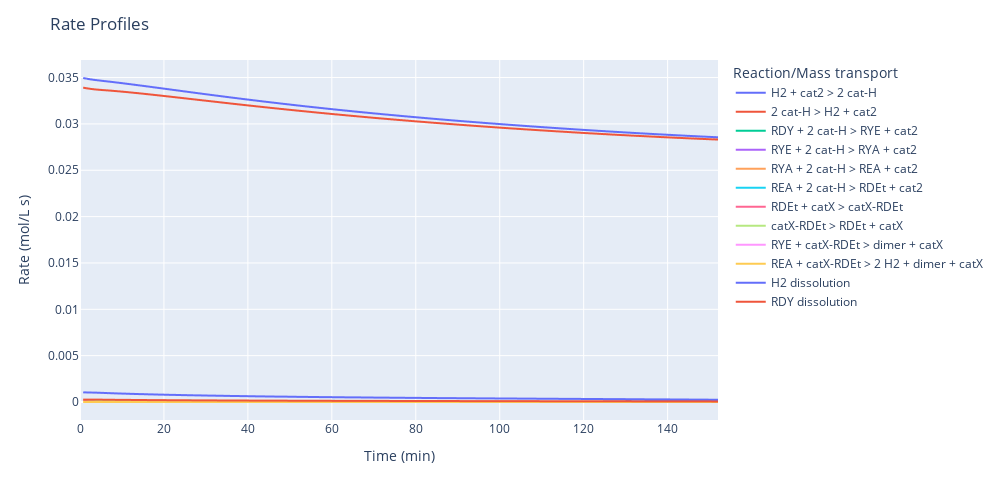

Notebook code cell kept with this figure:
### Code cell
# plot all reaction and mass transfer rates
# it can be observed that rate of "H2 dissolution" and "H2 + cat2 <> 2 cat-H" are relatively fast
operation_params = {
    ('Initial_Mass_Solid', 'solid_feedstock', None, None, 'RDY'):   0.08784,
    ('Temperature', None, None, None, None):                        20,
    ('Pressure', None, None, None, None):                           10,
    ('Batch_Time', None, None, None, None):                         152,
}
steps = [
    "H2 + cat2 > 2 cat-H",
    "2 cat-H > H2 + cat2",
    "RDY + 2 cat-H > RYE + cat2",
    "RYE + 2 cat-H > RYA + cat2",
    "RYA + 2 cat-H > REA + cat2",
    "REA + 2 cat-H > RDEt + cat2",
    "RDEt + catX > catX-RDEt",
    "catX-RDEt > RDEt + catX",
    "RYE + catX-RDEt > dimer + catX",
    "REA + catX-RDEt > 2 H2 + dimer + catX",
    "H2 dissolution", 
    "RDY dissolution"
]
hydrogenation.plot_simulation_rates(steps, operation_params)

### Figure 1 — Plotly figure (JSON) as saved in the notebook; plotly's stock layout.template omitted (floating-point values rounded to 4 significant figures; data arrays with more than 128 entries replaced by an {"elided": "..."} marker saying what was removed)
{"data": [{"hovertemplate": "Reaction/Mass transport=H2 + cat2 > 2 cat-H<br>Time (min)=%{x}<br>Rate (mol/L s)=%{y}<extra></extra>", "legendgroup": "H2 + cat2 > 2 cat-H", "line": {"color": "#636efa", "dash": "solid"}, "marker": {"symbol": "circle"}, "mode": "lines", "name": "H2 + cat2 > 2 cat-H", "showlegend": true, "type": "scattergl", "x": {"elided": "201 float values"}, "xaxis": "x", "y": {"elided": "201 float values"}, "yaxis": "y"}, {"hovertemplate": "Reaction/Mass transport=2 cat-H > H2 + cat2<br>Time (min)=%{x}<br>Rate (mol/L s)=%{y}<extra></extra>", "legendgroup": "2 cat-H > H2 + cat2", "line": {"color": "#EF553B", "dash": "solid"}, "marker": {"symbol": "circle"}, "mode": "lines", "name": "2 cat-H > H2 + cat2", "showlegend": true, "type": "scattergl", "x": {"elided": "201 float values"}, "xaxis": "x", "y": {"elided": "201 float values"}, "yaxis": "y"}, {"hovertemplate": "Reaction/Mass transport=RDY + 2 cat-H > RYE + cat2<br>Time (min)=%{x}<br>Rate (mol/L s)=%{y}<extra></extra>", "legendgroup": "RDY + 2 cat-H > RYE + cat2", "line": {"color": "#00cc96", "dash": "solid"}, "marker": {"symbol": "circle"}, "mode": "lines", "name": "RDY + 2 cat-H > RYE + cat2", "showlegend": true, "type": "scattergl", "x": {"elided": "201 float values"}, "xaxis": "x", "y": {"elided": "201 float values"}, "yaxis": "y"}, {"hovertemplate": "Reaction/Mass transport=RYE + 2 cat-H > RYA + cat2<br>Time (min)=%{x}<br>Rate (mol/L s)=%{y}<extra></extra>", "legendgroup": "RYE + 2 cat-H > RYA + cat2", "line": {"color": "#ab63fa", "dash": "solid"}, "marker": {"symbol": "circle"}, "mode": "lines", "name": "RYE + 2 cat-H > RYA + cat2", "showlegend": true, "type": "scattergl", "x": {"elided": "201 float values"}, "xaxis": "x", "y": {"elided": "201 float values"}, "yaxis": "y"}, {"hovertemplate": "Reaction/Mass transport=RYA + 2 cat-H > REA + cat2<br>Time (min)=%{x}<br>Rate (mol/L s)=%{y}<extra></extra>", "legendgroup": "RYA + 2 cat-H > REA + cat2", "line": {"color": "#FFA15A", "dash": "solid"}, "marker": {"symbol": "circle"}, "mode": "lines", "name": "RYA + 2 cat-H > REA + cat2", "showlegend": true, "type": "scattergl", "x": {"elided": "201 float values"}, "xaxis": "x", "y": {"elided": "201 float values"}, "yaxis": "y"}, {"hovertemplate": "Reaction/Mass transport=REA + 2 cat-H > RDEt + cat2<br>Time (min)=%{x}<br>Rate (mol/L s)=%{y}<extra></extra>", "legendgroup": "REA + 2 cat-H > RDEt + cat2", "line": {"color": "#19d3f3", "dash": "solid"}, "marker": {"symbol": "circle"}, "mode": "lines", "name": "REA + 2 cat-H > RDEt + cat2", "showlegend": true, "type": "scattergl", "x": {"elided": "201 float values"}, "xaxis": "x", "y": {"elided": "201 float values"}, "yaxis": "y"}, {"hovertemplate": "Reaction/Mass transport=RDEt + catX > catX-RDEt<br>Time (min)=%{x}<br>Rate (mol/L s)=%{y}<extra></extra>", "legendgroup": "RDEt + catX > catX-RDEt", "line": {"color": "#FF6692", "dash": "solid"}, "marker": {"symbol": "circle"}, "mode": "lines", "name": "RDEt + catX > catX-RDEt", "showlegend": true, "type": "scattergl", "x": {"elided": "201 float values"}, "xaxis": "x", "y": {"elided": "201 float values"}, "yaxis": "y"}, {"hovertemplate": "Reaction/Mass transport=catX-RDEt > RDEt + catX<br>Time (min)=%{x}<br>Rate (mol/L s)=%{y}<extra></extra>", "legendgroup": "catX-RDEt > RDEt + catX", "line": {"color": "#B6E880", "dash": "solid"}, "marker": {"symbol": "circle"}, "mode": "lines", "name": "catX-RDEt > RDEt + catX", "showlegend": true, "type": "scattergl", "x": {"elided": "201 float values"}, "xaxis": "x", "y": {"elided": "201 float values"}, "yaxis": "y"}, {"hovertemplate": "Reaction/Mass transport=RYE + catX-RDEt > dimer + catX<br>Time (min)=%{x}<br>Rate (mol/L s)=%{y}<extra></extra>", "legendgroup": "RYE + catX-RDEt > dimer + catX", "line": {"color": "#FF97FF", "dash": "solid"}, "marker": {"symbol": "circle"}, "mode": "lines", "name": "RYE + catX-RDEt > dimer + catX", "showlegend": true, "type": "scattergl", "x": {"elided": "201 float values"}, "xaxis": "x", "y": {"elided": "201 float values"}, "yaxis": "y"}, {"hovertemplate": "Reaction/Mass transport=REA + catX-RDEt > 2 H2 + dimer + catX<br>Time (min)=%{x}<br>Rate (mol/L s)=%{y}<extra></extra>", "legendgroup": "REA + catX-RDEt > 2 H2 + dimer + catX", "line": {"color": "#FECB52", "dash": "solid"}, "marker": {"symbol": "circle"}, "mode": "lines", "name": "REA + catX-RDEt > 2 H2 + dimer + catX", "showlegend": true, "type": "scattergl", "x": {"elided": "201 float values"}, "xaxis": "x", "y": {"elided": "201 float values"}, "yaxis": "y"}, {"hovertemplate": "Reaction/Mass transport=H2 dissolution<br>Time (min)=%{x}<br>Rate (mol/L s)=%{y}<extra></extra>", "legendgroup": "H2 dissolution", "line": {"color": "#636efa", "dash": "solid"}, "marker": {"symbol": "circle"}, "mode": "lines", "name": "H2 dissolution", "showlegend": true, "type": "scattergl", "x": {"elided": "201 float values"}, "xaxis": "x", "y": {"elided": "201 float values"}, "yaxis": "y"}, {"hovertemplate": "Reaction/Mass transport=RDY dissolution<br>Time (min)=%{x}<br>Rate (mol/L s)=%{y}<extra></extra>", "legendgroup": "RDY dissolution", "line": {"color": "#EF553B", "dash": "solid"}, "marker": {"symbol": "circle"}, "mode": "lines", "name": "RDY dissolution", "showlegend": true, "type": "scattergl", "x": {"elided": "201 float values"}, "xaxis": "x", "y": {"elided": "201 float values"}, "yaxis": "y"}], "layout": {"height": 500, "legend": {"title": {"text": "Reaction/Mass transport"}, "tracegroupgap": 0}, "margin": {"t": 60}, "title": {"text": "Rate Profiles"}, "width": 1000, "xaxis": {"anchor": "y", "domain": [0, 1], "title": {"text": "Time (min)"}}, "yaxis": {"anchor": "x", "domain": [0, 1], "title": {"text": "Rate (mol/L s)"}}}}
